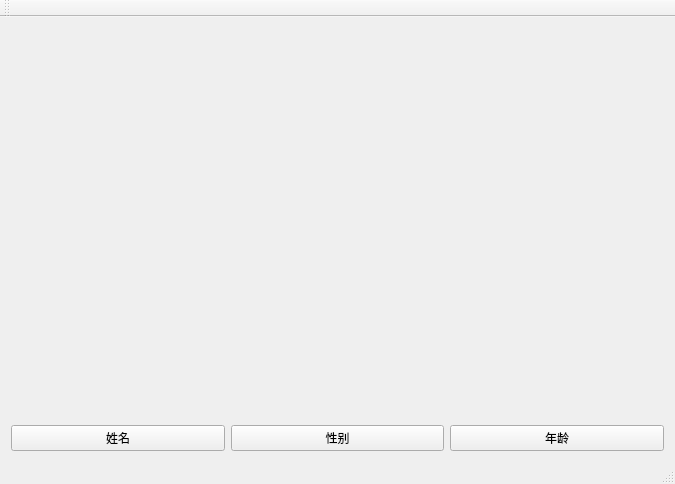
<?xml version="1.0" encoding="UTF-8"?>
<ui version="4.0">
 <class>MainWindowClass</class>
 <widget class="QMainWindow" name="MainWindowClass">
  <property name="geometry">
   <rect>
    <x>0</x>
    <y>0</y>
    <width>675</width>
    <height>484</height>
   </rect>
  </property>
  <property name="windowTitle">
   <string>MainWindow</string>
  </property>
  <widget class="QWidget" name="centralWidget">
   <layout class="QVBoxLayout" name="verticalLayout">
    <item>
     <widget class="QLabel" name="label">
      <property name="text">
       <string/>
      </property>
     </widget>
    </item>
    <item>
     <layout class="QHBoxLayout" name="horizontalLayout">
      <item>
       <widget class="QPushButton" name="pbName">
        <property name="text">
         <string>姓名</string>
        </property>
       </widget>
      </item>
      <item>
       <widget class="QPushButton" name="pbSex">
        <property name="text">
         <string>性别</string>
        </property>
       </widget>
      </item>
      <item>
       <widget class="QPushButton" name="pbAge">
        <property name="text">
         <string>年龄</string>
        </property>
       </widget>
      </item>
     </layout>
    </item>
   </layout>
  </widget>
  <widget class="QMenuBar" name="menuBar">
   <property name="geometry">
    <rect>
     <x>0</x>
     <y>0</y>
     <width>675</width>
     <height>26</height>
    </rect>
   </property>
  </widget>
  <widget class="QToolBar" name="mainToolBar">
   <attribute name="toolBarArea">
    <enum>TopToolBarArea</enum>
   </attribute>
   <attribute name="toolBarBreak">
    <bool>false</bool>
   </attribute>
  </widget>
  <widget class="QStatusBar" name="statusBar"/>
 </widget>
 <layoutdefault spacing="6" margin="11"/>
 <resources/>
 <connections/>
</ui>
